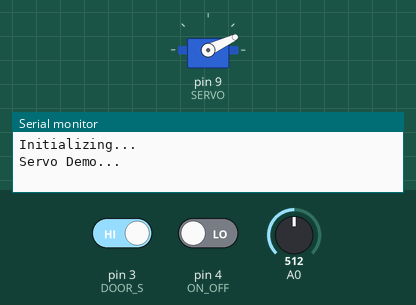
Simulated run of this sketch. Board: Arduino Uno, built with avr-gcc and run on an emulated ATmega328P. Parts: servo, the last lines printed to the serial monitor. The test bench sets the inputs (shaded band); at power-on: pin 3 (DOOR_S) HIGH, A0 = 512, pin 4 (ON_OFF) LOW.

Above: at 0.4 s.
At 8.6 s:
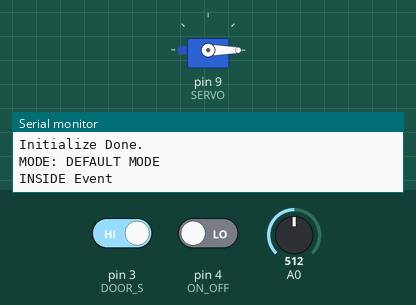
8.7 s: pin 3 (DOOR_S) driven LOW
10.2 s: A0 set to 122
12.2 s: A0 set to 190
At 12.7 s:
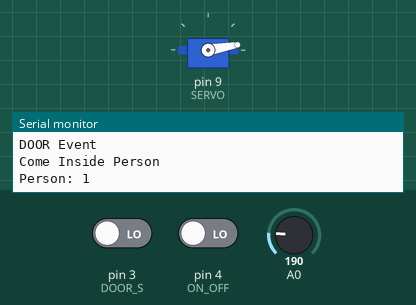
Timing chart, 0 to 15.2 s (numbered marks = the images above; inputs shaded):
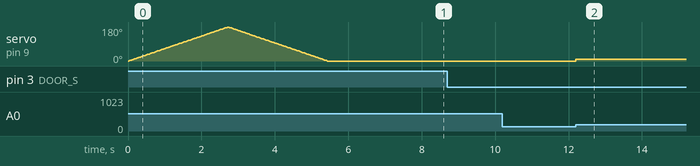

The sketch:

app.ino
```cpp
// 本番用スケッチ
// 扉と部屋の中のセンサにより，人の出入りを検出
// サーバの動作としてフィードバック

// ライブラリ
#include <Servo.h>
#include <Bounce.h>

// サーボのインスタンス
Servo mServo;

// 各種入力ピン
const int SERVO  = 9;   // サーボ
const int DIST_S = 0;    // 距離センサ
const int DOOR_S = 3;    // ドアセンサ
const int ON_OFF = 4;    // オンオフスイッチ

// 各種定数
const int DIST_LIMIT = 50;   // 距離センサの閾値
const int TIME_LIMIT = 5;   // センサが反応してから待つ時間(sec)
const boolean IN_SIDE  = true;      // 距離センサが反応
const boolean OUT_SIDE = !IN_SIDE;  // ドアセンサが反応
const boolean GO_OUT = true;     // 外へ出た
const boolean INTO   = !GO_OUT;  // 中に入った

// チャタリング防止
// 5 msecの間余裕を持つ
Bounce bouncerOnOff = Bounce(ON_OFF, 5);
Bounce bouncerDoor = Bounce(DOOR_S, 5);

// 各種変数
int person = 0;   // 部屋の中の人数
boolean moveType = true;   // 動作モード
boolean doorLock = false;  // ドアが閉まるまで反応しないように

// 初期化
void initialize() {
  Serial.println("Initializing...");
  // 各種入出力
  pinMode(DOOR_S, INPUT);   // ドアセンサ
  pinMode(ON_OFF, INPUT);   // オン・オフスイッチ
  // 変数初期化
  person = 0;               // 人数
  // ドアセンサ読み取り
  if (digitalRead(DOOR_S) == LOW) doorLock = true;
  // サーボ初期化
  mServo.attach(SERVO);
  servoDemo();
  mServo.write(0);
  delay(2000);
  mServo.detach();
  // 初期化完了
  Serial.println("Initialize Done.");
}

// サーボのデモ (初期化したことを示すため)
void servoDemo() {
  Serial.println("Servo Demo...");
  int i;
  for(i = 0; i < 180; i++) {
    mServo.write(i);
    delay(15);
  }

  for (i = 180; i >= 1; i--) {
    mServo.write(i);
    delay(15);
  }
Serial.println("Servo Demo Done.");
}

// セットアップ
void setup() {
  // シリアル出力
  Serial.begin(9600);
  // 初期化
  initialize();
  // 初期化完了通知
  Serial.println("MODE: DEFAULT MODE");
}

// メインループ
void loop() {
  // チャタリングを防止しつつ値読み込み
  bouncerOnOff.update();
  bouncerDoor.update();
  int valueOnOff = bouncerOnOff.read();
  int valueDoor = bouncerDoor.read();

  // モード変更
  if (valueOnOff == HIGH) {
    String mode = "";
    moveType = !moveType;
    mode = moveType ? "MODE: DEFAULT MODE" : "MODE: GAME MODE";
    Serial.println("----- MODE CHANGE!!! -----");
    if (moveType) initialize();
    Serial.println(mode);
  }

  // 動作モードに応じて動作
  if (moveType) {
    // 距離センサが反応した時のイベント
    if (getDistance(DIST_S) < DIST_LIMIT) {
      if (!doorLock) {
        Serial.println("INSIDE Event");
        onSideEvent(IN_SIDE);
      }
    }
    // ドアが反応した時のイベント
    if (valueDoor == LOW) {
      if (!doorLock) {
        Serial.println("DOOR Event");
        onSideEvent(OUT_SIDE);
        doorLock = true;
      }
    }

    // 状態が初期化されるまで待つ
    while (getDistance(DIST_S) < DIST_LIMIT || doorLock) {
      bouncerDoor.update();
      valueDoor = bouncerDoor.read();
      if (valueDoor == HIGH) {
        doorLock = false;
      }
      delay(20);
    }
  }
  else {
    // TODO ゲームモード
  }
  // 安心のDelay
  delay(500);
}

// センサの結果から距離を返す変数
// @param  距離センサPinNo
// @return 距離 (cm)
int getDistance(int mSensor) {
  int temp = analogRead(mSensor);
  if (temp < 4) temp = 4;
  return (6787 / (temp - 3)) - 4;
}

// 距離センサ・ドアセンサが反応した時のイベント
boolean onSideEvent(boolean eventType) {
  // 距離センサ反応
  long start = millis();
  while (millis() - start < TIME_LIMIT * 1000) {
    if (eventType) {
      if (digitalRead(DOOR_S) == LOW) {
        onMoveEvent(eventType);
        doorLock = true;
        return true;
      }
    }
    else {
      if (getDistance(DIST_S) < DIST_LIMIT) {
        onMoveEvent(eventType);
        return true;
      }
    }
  }
  Serial.println("Event not happend.");
  return false;
}

// ドアが反応した時のイベント
void onMoveEvent(boolean eventType) {
  // 外に出た
  if (eventType) {
    if (person > 0) {
      person--;
    }
    Serial.println("Go Outside Person");
  }
  // 中に入った
  else {
    person++;
    Serial.println("Come Inside Person");
  }
  Serial.print("Person: ");
  Serial.println(person);
  moveServo(person);
}

// サーボの動作
void moveServo(int personSize) {
  int angle = personSize * 10;
  if (angle > 180) angle = 180;
  mServo.attach(SERVO);
  mServo.write(angle);
  delay(1500);
  mServo.detach();
}
```

Measured:
- after the input at 12.2 s, servo on pin 9 (SERVO): 0° → 10° at once
